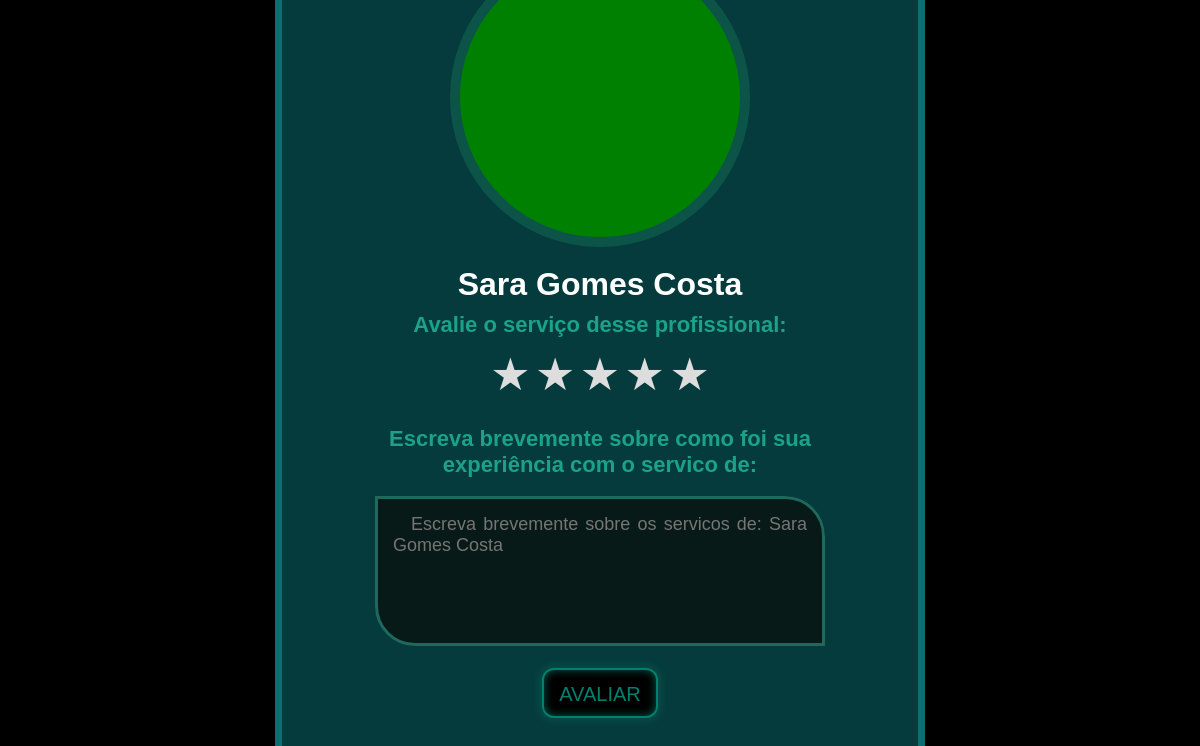
Screenshot of /avaliar.php (signed in) with the database file from the repository.
### tables this page shows
CREATE TABLE `prof` (
  `id_Pf` int(11) NOT NULL,
  `pfName` varchar(100) NOT NULL,
  `dtNasPf` date NOT NULL,
  `email` varchar(100) NOT NULL,
  `celPf` varchar(20) NOT NULL,
  `gender` char(1) NOT NULL,
  `hashPass` varchar(255) NOT NULL,
  `cnpj` varchar(20) NOT NULL,
  `imgName` varchar(255) NOT NULL,
  `categorias` varchar(20) DEFAULT NULL,
  `descPf` text NOT NULL,
  `avaliacao_media` float DEFAULT NULL
);

### avaliar.php (the view, shortened to what this page needs)
<?php
include_once ('connect.php');
$id_Pf = $_SESSION['id_Pf'];
$sql = "SELECT * FROM prof WHERE id_Pf = $id_Pf";
$result = $conn->query($sql);
if ($result->num_rows > 0) {
    while ($row = $result->fetch_assoc()) {
        $pfName = $row['pfName'];
    }
}
?>
<!DOCTYPE html>
<html>
<head>
    <link rel="stylesheet" href="./css/avaliar.css">
</head>
<body>
    <section class="avaliar">
            <div class="dados_pf_avaliar">
                <div id="img_avaliar">
                </div>
                <p class="p_avaliar name"><?php echo $pfName ?></p>
            </div>
            <form action="avaliacaoBd.php" class="form_avaliar" method="post">
                <label for="estrelas" class='lbl_avaliacao'>Avalie o serviço desse profissional:</label>
                <div class="star-rating" >
                    <input type="radio" required id="star5" name="estrelas" value="5"><label for="star5">&#9733;</label>
                    <input type="radio" required id="star4" name="estrelas" value="4"><label for="star4">&#9733;</label>
                    <input type="radio"  required id="star3" name="estrelas" value="3"><label for="star3">&#9733;</label>
                    <input type="radio" required id="star2" name="estrelas" value="2"><label for="star2">&#9733;</label>
                    <input type="radio" required id="star1" name="estrelas" value="1"><label for="star1">&#9733;</label>
                </div>
                <label for="mensagem_avaliacao" class='lbl_avaliacao'>Escreva brevemente sobre como foi sua experiência com o servico de:</label>
                <br>
                <div class="cont_descPf_textarea">
                <textarea name="mensagem_avaliacao" id="desc_avaliacao" placeholder="Escreva brevemente sobre os servicos de: <?php echo $pfName;?> "></textarea>
                </div>
                <button type="submit" class="btn-avaliar">Avaliar</button>
            </form>
    </section>
</body>
</html>

### css/avaliar.css (style rules this page uses)
* { box-sizing: border-box; padding: 0; margin: 0; font-family: "League Spartan", sans-serif; }
.star-rating { direction: rtl; display: inline-block; padding: 10px; }
.star-rating label { font-size: 45px; color: #ddd; cursor: pointer; }
body, html { background-color: rgb(0, 0, 0); height: 100%; }
.avaliar { background-color: rgb(5, 59, 61); border: 7px solid rgb(12, 110, 113); width: 650px; height: 950px; border-radius: 15px; overflow-y: auto; position: relative; top: 50%; left: 50%; transform: translate(-50%, -50%); padding: 15px; }
.form_avaliar { display: flex; flex-direction: column; place-items: center !important; justify-content: center; width: 80%; margin: auto; }
.dados_pf_avaliar { width: 80% !important; display: flex; flex-direction: column; place-items: center !important; justify-content: center; margin: auto; }
#img_avaliar { width: 300px; height: 300px; border: 10px solid rgb(13, 84, 72); border-radius: 50%; background-color: green; object-fit: cover; overflow: hidden; display: flex; flex-direction: column; place-items: center; }
.p_avaliar { color: #ffffff; font-size: 22px; text-indent: 25px; text-align: justify; font-weight: bold; hyphens: auto !important; line-height: 25px; margin-top: 25px; }
.name { font-size: 32px; text-indent: 0; color: rgb(255, 255, 255); font-weight: bold; }
.btn-avaliar { font-size: 20px; padding: 15px !important; padding-top: 10px !important; --green: rgb(0, 128, 111); height: 50px !important; position: relative; border-radius: 0.6em; transition: all 0.3s; line-height: 1.4em; box-shadow: inset 0 0 10px rgba(0, 128, 111, 0.685), 0 0 9px 3px rgba(27, 253, 156, 0.1); background: black; color: var(--green); border: 2px solid var(--green); text-transform: uppercase; }
.lbl_avaliacao { font-size: 22px; color: rgb(27, 162, 137); font-weight: bold; margin-top: 15px; text-align: center; }
#desc_avaliacao { overflow-y: auto !important; word-wrap: break-word; min-height: 150px; width: 450px; resize: none; border-radius: 0px 40px 0px 40px; text-align: justify; padding: 15px; padding-right: 15px; background-color: #081a17; color: aliceblue; text-indent: 1em; overflow-wrap: break-word; font-size: 18px; border: #1e685c solid 3px; hyphens: auto; margin-bottom: 4%; }
.cont_descPf_textarea { overflow: hidden !important; border-radius: 0px 40px 0px 40px; min-height: 150px !important; width: 450px !important; }

### rows the page displays
prof: pfName "Sara Gomes Costa", mensagem_avaliacao "Escreva brevemente sobre os servicos de: Sara Gomes Costa"
